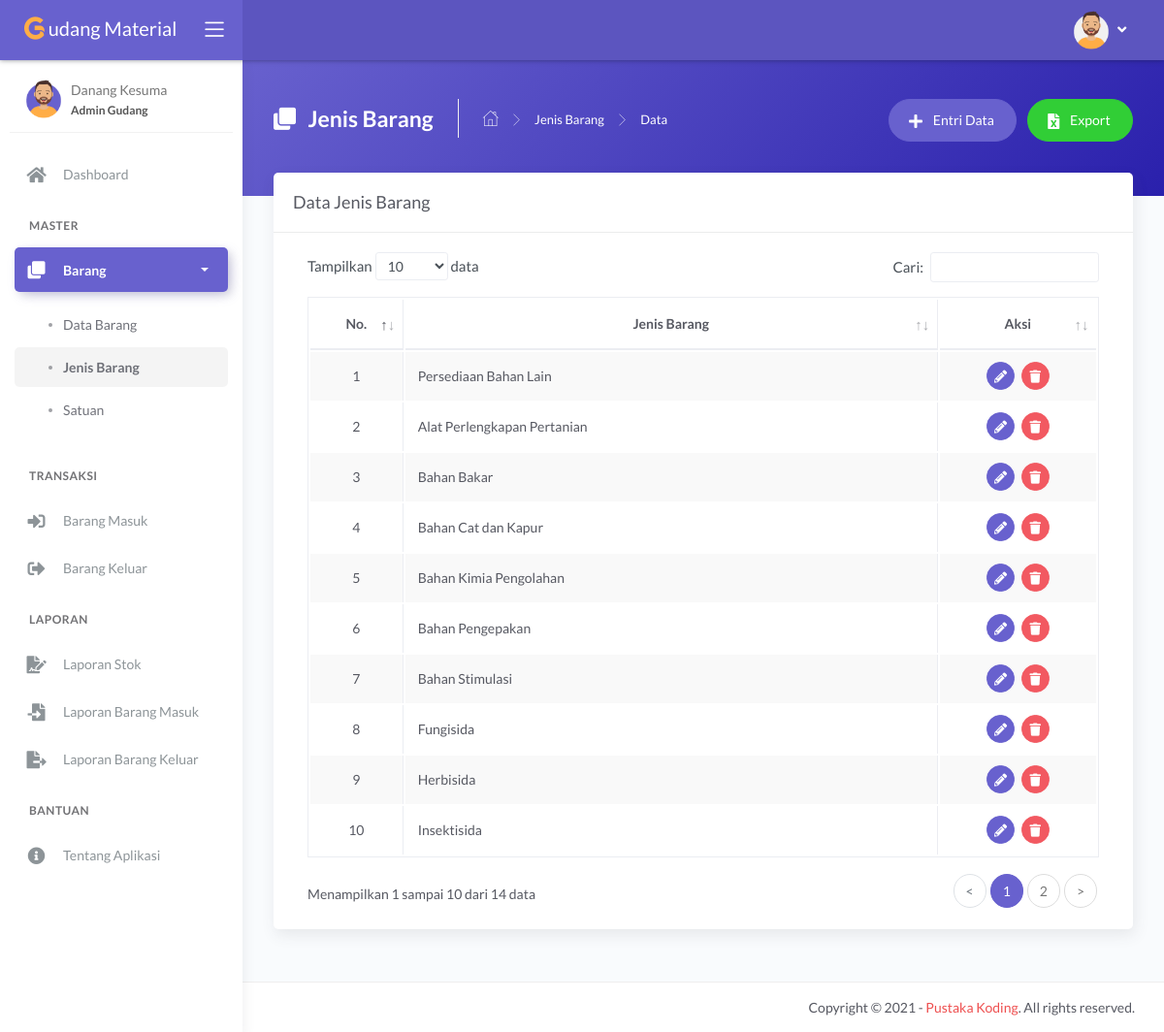
Screenshot of /main.php?module=jenis (signed in) with the database file from the repository.
### tables this page shows
CREATE TABLE `tbl_jenis` (
  `id_jenis` int(11) NOT NULL,
  `nama_jenis` varchar(50) NOT NULL
);

### modules/jenis/tampil_data.php (the view, shortened to what this page needs)
<?php
if (basename($_SERVER['PHP_SELF']) === basename(__FILE__)) {
    header('location: 404.html');
}
else {
?>
    <div class="panel-header bg-secondary-gradient">
        <div class="page-inner py-45">
            <div class="d-flex align-items-left align-items-md-top flex-column flex-md-row">
                <div class="page-header text-white">
                    <h4 class="page-title text-white"><i class="fas fa-clone mr-2"></i> Jenis Barang</h4>
                    <ul class="breadcrumbs">
                        <li class="nav-home"><a href="?module=dashboard"><i class="flaticon-home text-white"></i></a></li>
                        <li class="separator"><i class="flaticon-right-arrow"></i></li>
                        <li class="nav-item"><a href="?module=jenis" class="text-white">Jenis Barang</a></li>
                        <li class="separator"><i class="flaticon-right-arrow"></i></li>
                        <li class="nav-item"><a>Data</a></li>
                    </ul>
                </div>
                <div class="ml-md-auto py-2 py-md-0">
                    <a href="?module=form_entri_jenis" class="btn btn-secondary btn-round mr-2">
                        <span class="btn-label"><i class="fa fa-plus mr-2"></i></span> Entri Data
                    </a>
                    <a href="modules/jenis/export.php" class="btn btn-success btn-round">
                        <span class="btn-label"><i class="fa fa-file-excel mr-2"></i></span> Export
                    </a>
                </div>
            </div>
        </div>
    </div>
    <div class="page-inner mt--5">
        <div class="card">
            <div class="card-header">
                <div class="card-title">Data Jenis Barang</div>
            </div>
            <div class="card-body">
                <div class="table-responsive">
                    <table id="basic-datatables" class="display table table-bordered table-striped table-hover">
                        <thead>
                            <tr>
                                <th class="text-center">No.</th>
                                <th class="text-center">Jenis Barang</th>
                                <th class="text-center">Aksi</th>
                            </tr>
                        </thead>
                        <tbody>
                            <?php
                            $no = 1;
                            $query = mysqli_query($mysqli, "SELECT * FROM tbl_jenis ORDER BY id_jenis DESC")
                                                            or die('Ada kesalahan pada query tampil data : ' . mysqli_error($mysqli));
                            while ($data = mysqli_fetch_assoc($query)) { ?>
                                <tr>
                                    <td width="30" class="text-center"><?php echo $no++; ?></td>
                                    <td width="300"><?php echo $data['nama_jenis']; ?></td>
                                    <td width="70" class="text-center">
                                        <div>
                                            <a href="?module=form_ubah_jenis&id=<?php echo $data['id_jenis']; ?>" class="btn btn-icon btn-round btn-secondary btn-sm mr-md-1" data-toggle="tooltip" data-placement="top" title="Ubah">
                                                <i class="fas fa-pencil-alt fa-sm"></i>
                                            </a>
                                            <a href="modules/jenis/proses_hapus.php?id=<?php echo $data['id_jenis']; ?>" onclick="return confirm('Anda yakin ingin menghapus data jenis barang <?php echo $data['nama_jenis']; ?>?')" class="btn btn-icon btn-round btn-danger btn-sm" data-toggle="tooltip" data-placement="top" title="Hapus">
                                                <i class="fas fa-trash fa-sm"></i>
                                            </a>
                                        </div>
                                    </td>
                                </tr>
                            <?php } ?>
                        </tbody>
                    </table>
                </div>
            </div>
        </div>
    </div>
<?php } ?>

### rows the page displays
tbl_jenis: nama_jenis "Persediaan Bahan Lain"
tbl_jenis: nama_jenis "Alat Perlengkapan Pertanian"
tbl_jenis: nama_jenis "Bahan Bakar"
tbl_jenis: nama_jenis "Bahan Cat dan Kapur"
tbl_jenis: nama_jenis "Bahan Kimia Pengolahan"
tbl_jenis: nama_jenis "Bahan Pengepakan"
tbl_jenis: nama_jenis "Bahan Stimulasi"
tbl_jenis: nama_jenis "Fungisida"
tbl_jenis: nama_jenis "Herbisida"
tbl_jenis: nama_jenis "Insektisida"

### other values shown
$_SESSION['nama_user'] "Danang Kesuma"
$_SESSION['hak_akses'] "Admin Gudang"
